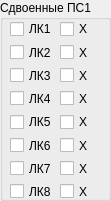
  <widget class="QGroupBox" name="groupBox_9">
   <property name="geometry">
    <rect>
     <x>560</x>
     <y>270</y>
     <width>111</width>
     <height>201</height>
    </rect>
   </property>
   <property name="title">
    <string>Сдвоенные ПС1</string>
   </property>
   <widget class="QWidget" name="verticalLayoutWidget_3">
    <property name="geometry">
     <rect>
      <x>10</x>
      <y>20</y>
      <width>51</width>
      <height>180</height>
     </rect>
    </property>
    <layout class="QVBoxLayout" name="verticalLayout_4">
     <item>
      <widget class="QCheckBox" name="cbDualLK1PS2">
       <property name="text">
        <string>ЛК1</string>
       </property>
      </widget>
     </item>
     <item>
      <widget class="QCheckBox" name="cbDualLK2PS2">
       <property name="text">
        <string>ЛК2</string>
       </property>
      </widget>
     </item>
     <item>
      <widget class="QCheckBox" name="cbDualLK3PS2">
       <property name="text">
        <string>ЛК3</string>
       </property>
      </widget>
     </item>
     <item>
      <widget class="QCheckBox" name="cbDualLK4PS2">
       <property name="text">
        <string>ЛК4</string>
       </property>
      </widget>
     </item>
     <item>
      <widget class="QCheckBox" name="cbDualLK5PS2">
       <property name="text">
        <string>ЛК5</string>
       </property>
      </widget>
     </item>
     <item>
      <widget class="QCheckBox" name="cbDualLK6PS2">
       <property name="text">
        <string>ЛК6</string>
       </property>
      </widget>
     </item>
     <item>
      <widget class="QCheckBox" name="cbDualLK7PS2">
       <property name="text">
        <string>ЛК7</string>
       </property>
      </widget>
     </item>
     <item>
      <widget class="QCheckBox" name="cbDualLK8PS2">
       <property name="text">
        <string>ЛК8</string>
       </property>
      </widget>
     </item>
    </layout>
   </widget>
   <widget class="QWidget" name="verticalLayoutWidget_5">
    <property name="geometry">
     <rect>
      <x>60</x>
      <y>20</y>
      <width>45</width>
      <height>180</height>
     </rect>
    </property>
    <layout class="QVBoxLayout" name="verticalLayout_6">
     <item>
      <widget class="QCheckBox" name="cbZAPLK1PS2">
       <property name="text">
        <string>X</string>
       </property>
      </widget>
     </item>
     <item>
      <widget class="QCheckBox" name="cbZAPLK2PS2">
       <property name="text">
        <string>X</string>
       </property>
      </widget>
     </item>
     <item>
      <widget class="QCheckBox" name="cbZAPLK3PS2">
       <property name="text">
        <string>X</string>
       </property>
      </widget>
     </item>
     <item>
      <widget class="QCheckBox" name="cbZAPLK4PS2">
       <property name="text">
        <string>X</string>
       </property>
      </widget>
     </item>
     <item>
      <widget class="QCheckBox" name="cbZAPLK5PS2">
       <property name="text">
        <string>X</string>
       </property>
      </widget>
     </item>
     <item>
      <widget class="QCheckBox" name="cbZAPLK6PS2">
       <property name="text">
        <string>X</string>
       </property>
      </widget>
     </item>
     <item>
      <widget class="QCheckBox" name="cbZAPLK7PS2">
       <property name="text">
        <string>X</string>
       </property>
      </widget>
     </item>
     <item>
      <widget class="QCheckBox" name="cbZAPLK8PS2">
       <property name="text">
        <string>X</string>
       </property>
      </widget>
     </item>
    </layout>
   </widget>
  </widget>
